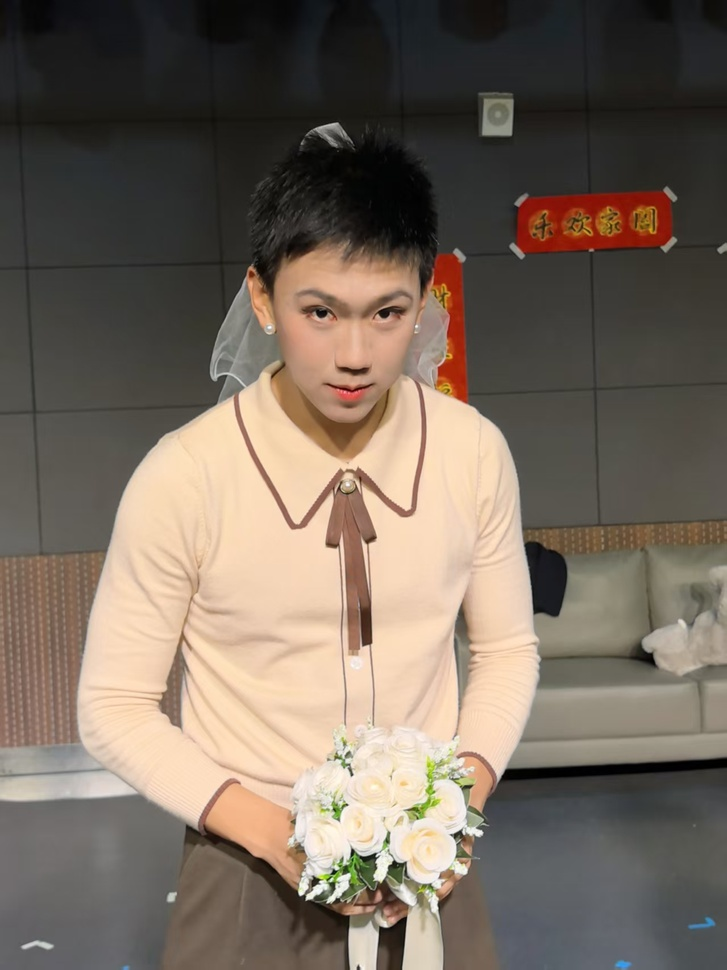
#> input picture PIL-image/test.jpg, 727 x 970 px, shrunk from 1279 x 1706 before the run
$ python FIND_EDGES.py
#> lines starting #> are read from the running program, lines starting #| are printed output that depends on the picture
from PIL import Image, ImageFilter
before = Image.open("test.jpg")
#> before is the input picture: PIL image 727x970 RGB; mean R, G, B 119.2, 106.7, 94.6
after = before.filter(ImageFilter.FIND_EDGES)
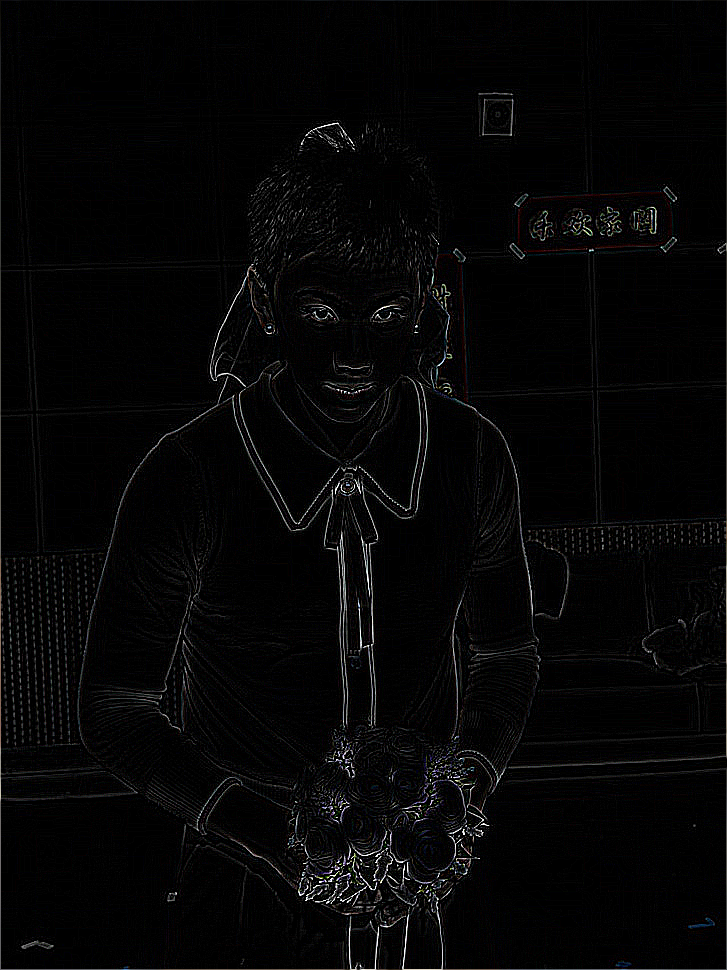
#> after: PIL image 727x970 RGB; mean R, G, B 5.9, 5.7, 6
after.save("out.jpg")
after.show()
print("Image processing complete. 'out.jpg' has been saved.")
